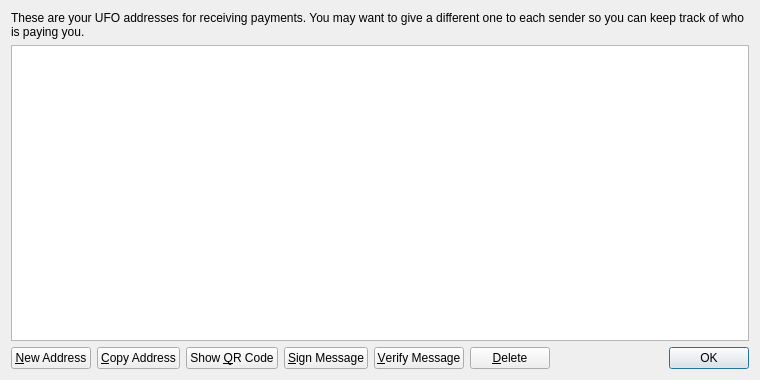
<?xml version="1.0" encoding="UTF-8"?>
<ui version="4.0">
 <class>AddressBookPage</class>
 <widget class="QWidget" name="AddressBookPage">
  <property name="geometry">
   <rect>
    <x>0</x>
    <y>0</y>
    <width>760</width>
    <height>380</height>
   </rect>
  </property>
  <property name="windowTitle">
   <string>Address Book</string>
  </property>
  <layout class="QVBoxLayout" name="verticalLayout">
   <item>
    <widget class="QLabel" name="labelExplanation">
     <property name="text">
      <string>These are your UFO addresses for receiving payments. You may want to give a different one to each sender so you can keep track of who is paying you.</string>
     </property>
     <property name="textFormat">
      <enum>Qt::PlainText</enum>
     </property>
     <property name="wordWrap">
      <bool>true</bool>
     </property>
    </widget>
   </item>
   <item>
    <widget class="QTableView" name="tableView">
     <property name="contextMenuPolicy">
      <enum>Qt::CustomContextMenu</enum>
     </property>
     <property name="toolTip">
      <string>Double-click to edit address or label</string>
     </property>
     <property name="tabKeyNavigation">
      <bool>false</bool>
     </property>
     <property name="alternatingRowColors">
      <bool>true</bool>
     </property>
     <property name="selectionMode">
      <enum>QAbstractItemView::SingleSelection</enum>
     </property>
     <property name="selectionBehavior">
      <enum>QAbstractItemView::SelectRows</enum>
     </property>
     <property name="sortingEnabled">
      <bool>true</bool>
     </property>
     <attribute name="verticalHeaderVisible">
      <bool>false</bool>
     </attribute>
    </widget>
   </item>
   <item>
    <layout class="QHBoxLayout" name="horizontalLayout">
     <item>
      <widget class="QPushButton" name="newAddressButton">
       <property name="toolTip">
        <string>Create a new address</string>
       </property>
       <property name="text">
        <string>&amp;New Address</string>
       </property>
       <property name="icon">
        <iconset resource="../bitcoin.qrc">
         <normaloff>:/icons/add</normaloff>:/icons/add</iconset>
       </property>
      </widget>
     </item>
     <item>
      <widget class="QPushButton" name="copyToClipboard">
       <property name="toolTip">
        <string>Copy the currently selected address to the system clipboard</string>
       </property>
       <property name="text">
        <string>&amp;Copy Address</string>
       </property>
       <property name="icon">
        <iconset resource="../bitcoin.qrc">
         <normaloff>:/icons/editcopy</normaloff>:/icons/editcopy</iconset>
       </property>
      </widget>
     </item>
     <item>
      <widget class="QPushButton" name="showQRCode">
       <property name="text">
        <string>Show &amp;QR Code</string>
       </property>
       <property name="icon">
        <iconset resource="../bitcoin.qrc">
         <normaloff>:/icons/qrcode</normaloff>:/icons/qrcode</iconset>
       </property>
      </widget>
     </item>
     <item>
      <widget class="QPushButton" name="signMessage">
       <property name="toolTip">
        <string>Sign a message to prove you own a Bitcoin address</string>
       </property>
       <property name="text">
        <string>&amp;Sign Message</string>
       </property>
       <property name="icon">
        <iconset resource="../bitcoin.qrc">
         <normaloff>:/icons/edit</normaloff>:/icons/edit</iconset>
       </property>
      </widget>
     </item>
     <item>
      <widget class="QPushButton" name="verifyMessage">
       <property name="toolTip">
        <string>Verify a message to ensure it was signed with a specified Bitcoin address</string>
       </property>
       <property name="text">
        <string>&amp;Verify Message</string>
       </property>
       <property name="icon">
        <iconset resource="../bitcoin.qrc">
         <normaloff>:/icons/transaction_0</normaloff>:/icons/transaction_0</iconset>
       </property>
      </widget>
     </item>
     <item>
      <widget class="QPushButton" name="deleteButton">
       <property name="toolTip">
        <string>Delete the currently selected address from the list. Only sending addresses can be deleted.</string>
       </property>
       <property name="text">
        <string>&amp;Delete</string>
       </property>
       <property name="icon">
        <iconset resource="../bitcoin.qrc">
         <normaloff>:/icons/remove</normaloff>:/icons/remove</iconset>
       </property>
      </widget>
     </item>
     <item>
      <spacer name="horizontalSpacer">
       <property name="orientation">
        <enum>Qt::Horizontal</enum>
       </property>
       <property name="sizeHint" stdset="0">
        <size>
         <width>40</width>
         <height>20</height>
        </size>
       </property>
      </spacer>
     </item>
     <item>
      <widget class="QDialogButtonBox" name="buttonBox">
       <property name="sizePolicy">
        <sizepolicy hsizetype="Maximum" vsizetype="Fixed">
         <horstretch>0</horstretch>
         <verstretch>0</verstretch>
        </sizepolicy>
       </property>
       <property name="standardButtons">
        <set>QDialogButtonBox::Ok</set>
       </property>
      </widget>
     </item>
    </layout>
   </item>
  </layout>
 </widget>
 <resources>
  <include location="../bitcoin.qrc"/>
 </resources>
 <connections/>
</ui>
